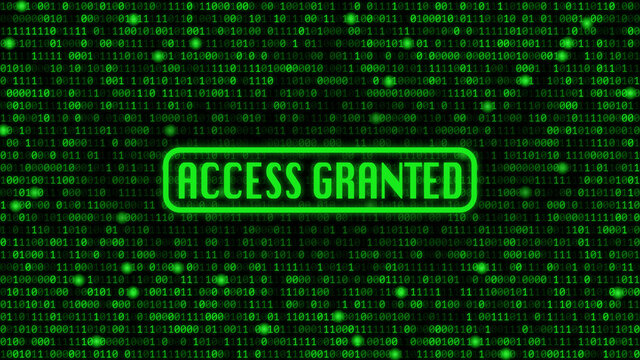
#> input picture images.jpg, 640 x 360 px, given in place of the camera
$ jupyter execute --allow-errors 'Model Train & save.ipynb'   (text cells are left out)
#> lines starting #> are read from the running program, lines starting #| are printed output that depends on the picture; after the words box and inside, x2 and y2 are one past the last pixel; in counts of white or black regions, pixels touching at a corner belong together
[cell 1]
import cv2
import numpy as np

face_classifier = cv2.CascadeClassifier('haarcascade_frontalface_default.xml')

def face_extractor(img):
    faces = face_classifier.detectMultiScale(img, 1.4, 6)
    if faces is ():
        return None
    else:
        for (x,y,w,h) in faces:
            cropped_face = img[y:y+h, x:x+w]
        return cropped_face

cap = cv2.VideoCapture(0)
count = 0

while True:
    ret, photo = cap.read()
#> photo is the input picture: shape (360, 640, 3); mean B, G, R 8.4, 47.8, 7.4
    if face_extractor(photo) is not None:
#> in face_extractor, `faces = face_classifier.detectMultiScale(img, 1.4, 6)`: faces = ()
        count += 1
        face = cv2.resize(face_extractor(photo), (400, 400))
        file_name_path = './TrainingData/s1/' + str(count) + '.jpg'
        cv2.imwrite(file_name_path, face)
        cv2.putText(face, str(count), (90, 50), cv2.FONT_HERSHEY_COMPLEX,0.8, (126,255,0), 1)
        cv2.imshow('Face Cropper', face)
        cv2.waitKey(1)
    else:
        pass

    if cv2.waitKey(5) == 13 or count == 100:
#> (key Esc is pressed here)
        break

cap.release()
cv2.destroyAllWindows()
print("Face Sample collected & prepared for Tushar")

[cell 2]
import cv2
from os import listdir
from os.path import isfile, join
face_classifier = cv2.CascadeClassifier('haarcascade_frontalface_default.xml')

data_path = './Vimal_Pics/'
#> (the rest of this cell did not finish here and is left out)

[cell 3]
import os
import cv2
def prepare_training_data(data_folder_path):

#> called with data_folder_path = './TrainingData/'
    dirs = os.listdir(data_folder_path)

    faces = []
    labels = []

    for dir_name in dirs:

        label = int(dir_name.replace("s", ""))


        subject_dir_path = data_folder_path + "/" + dir_name

        subject_images_names = os.listdir(subject_dir_path)


        for image_name in subject_images_names:

            if image_name.startswith("."):
                continue;

            image_path = subject_dir_path + "/" + image_name

            image = cv2.imread(image_path)
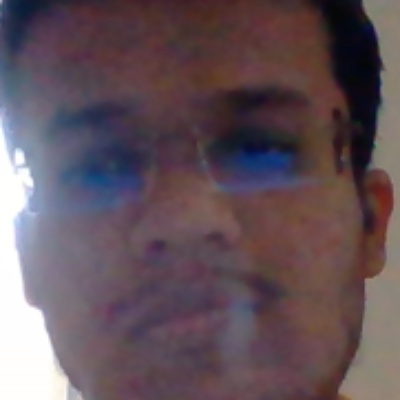
#> input picture TrainingData/s1/1.jpg, 400 x 400 px
#> image is the input picture: shape (400, 400, 3); mean B, G, R 90.1, 82.8, 99.6
            image = cv2.cvtColor(image, cv2.COLOR_BGR2GRAY)
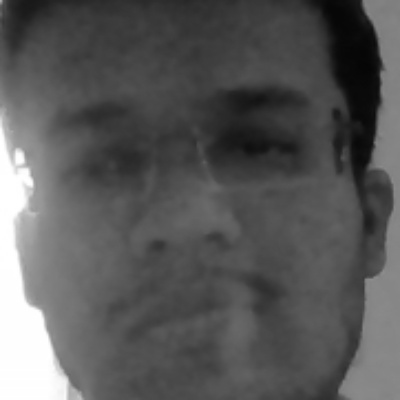
#> image: shape (400, 400); min 5, max 255, mean 88.7
            cv2.imshow("Training on image...", image)
            cv2.waitKey(100)

            faces.append(image)
            labels.append(label)

    cv2.destroyAllWindows()

    return faces, labels

[cell 4]
faces, labels = prepare_training_data("./TrainingData/")
print("Training Data prepared")
#print total faces and labels
print("Total faces: ", len(faces))
print("Total labels: ", len(labels))

[cell 5]
import numpy as np
face_recognizer = cv2.face.LBPHFaceRecognizer_create()
face_recognizer.train(faces, np.array(labels))
print("model trained")
face_recognizer.save("face_recognizer.h5")
print("model saved")

[cell 6]
import cv2
import numpy as np
subjects = ["", "Tushar", "Vimal Sir"]
def draw_rectangle(img, rect):
    if rect == []:
        return img
    else:
        (x, y, w, h) = rect
        return cv2.rectangle(img, (x, y), (x+w, y+h), (0, 255, 0), 2)


def draw_text(img, text):
    if img is not None:
        cv2.putText(img, text, (50, 150), cv2.FONT_HERSHEY_PLAIN, 1.5, (0, 255, 0), 2)

def face_detector(img ):

    faces = face_classifier.detectMultiScale(img, 1.4, 5)
    if faces == ():
        return img, []

    else:
        for (x,y,w,h) in faces:
            img = cv2.rectangle(img,(x,y),(x+w,y+h),(0,255,255),2)
            detected_face = img[y:y+h, x:x+w]
            detected_face = cv2.resize(detected_face, (200, 200))
            return detected_face, faces[0]

cap = cv2.VideoCapture(0)
face_classifier = cv2.CascadeClassifier('haarcascade_frontalface_default.xml')
face_recognizer = cv2.face_LBPHFaceRecognizer.create()
face_recognizer.read("face_recognizer.h5")
while True:

        ret, frame = cap.read()
        face, rect = face_detector(frame)
        face = cv2.cvtColor(face, cv2.COLOR_BGR2GRAY)
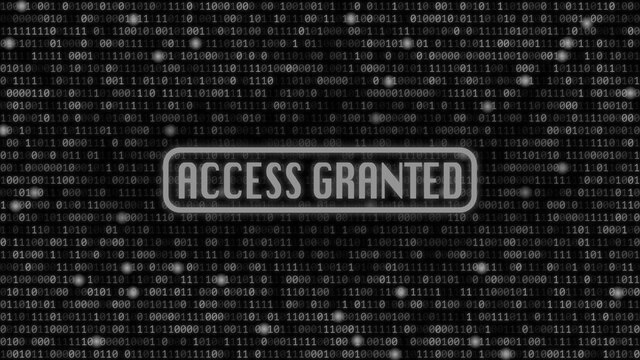
#> face: shape (360, 640); min 0, max 174, mean 31.2
        label = face_recognizer.predict(face)
        label_text = subjects[label[0]]
        x = draw_rectangle(frame, rect )
        #draw_text(frame, label_text, rect[0][0], rect[0][1]-5)
        draw_text(x, label_text)
#> in draw_text, `cv2.putText(img, text, (50, 150), cv2.FONT_HERSHEY_PLAIN, 1.5, (0, 255..`:
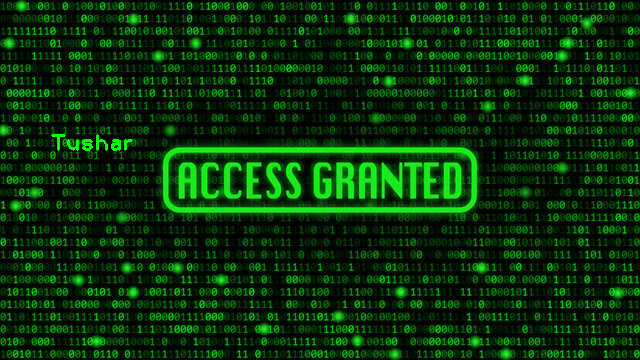
#> img: shape (360, 640, 3); 0.21% of pixels changed, all inside (x1, y1, x2, y2) = (51, 134, 133, 151)
        cv2.imshow("Hii", frame)
        if cv2.waitKey(1) == 13:
#> (key Esc is pressed here)
            break


cv2.destroyAllWindows()
cap.release()
